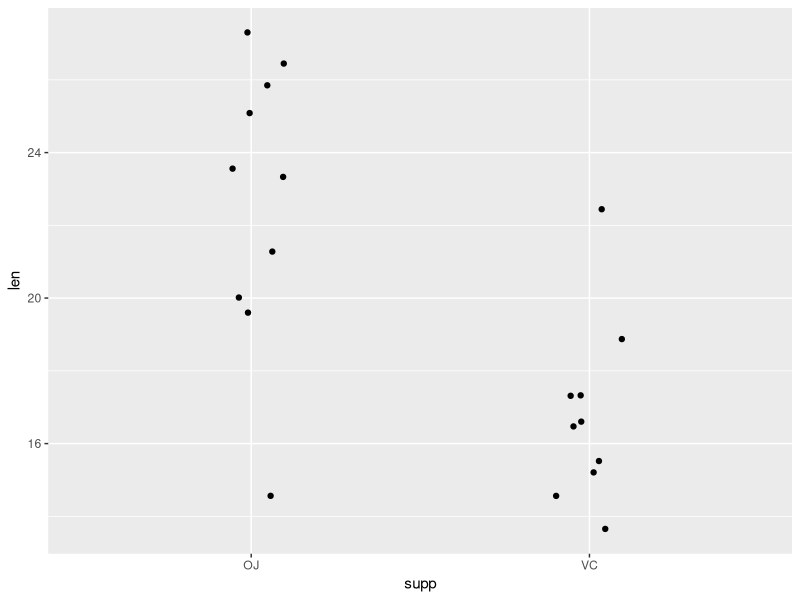
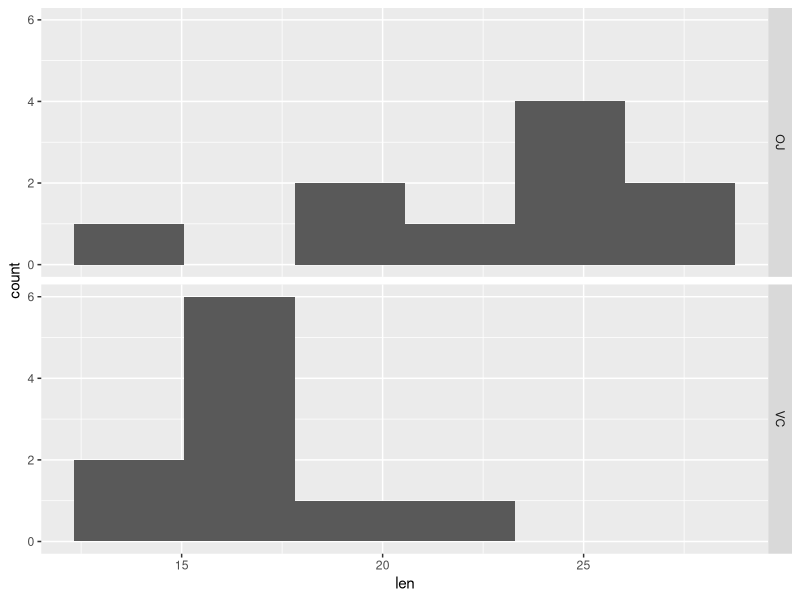
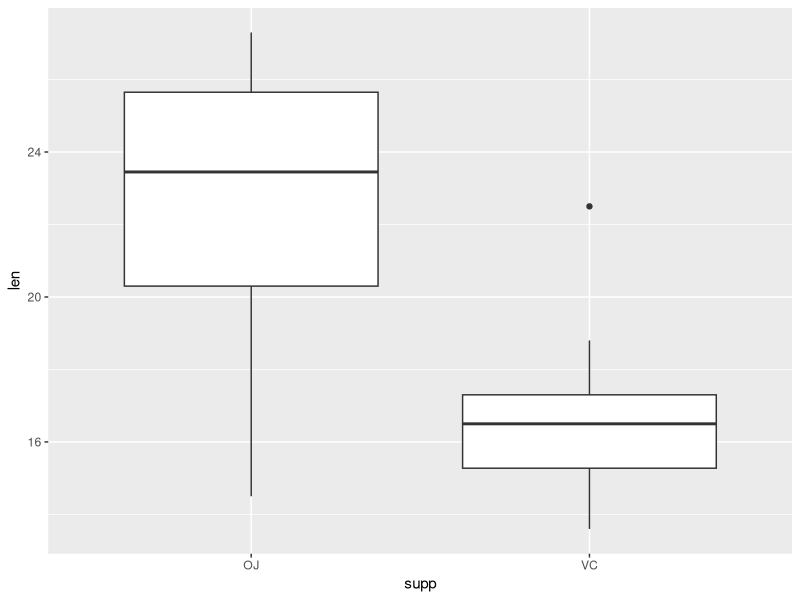
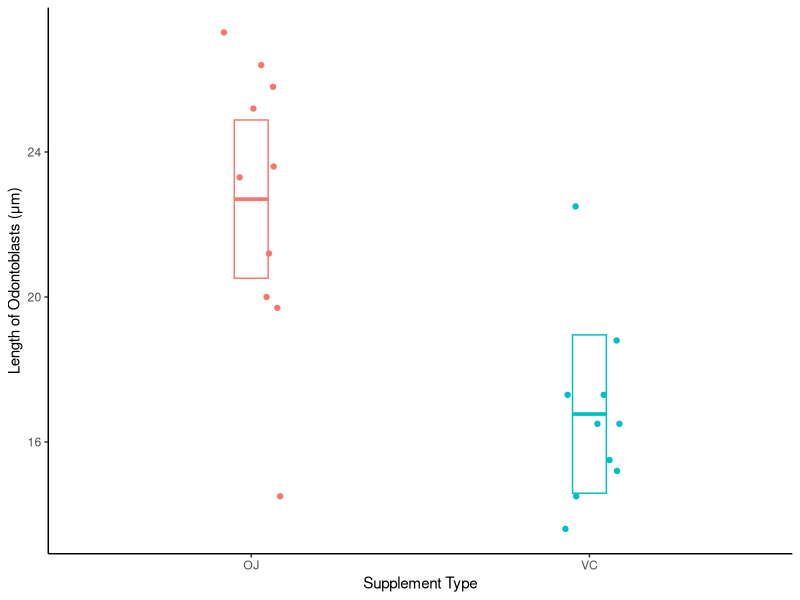
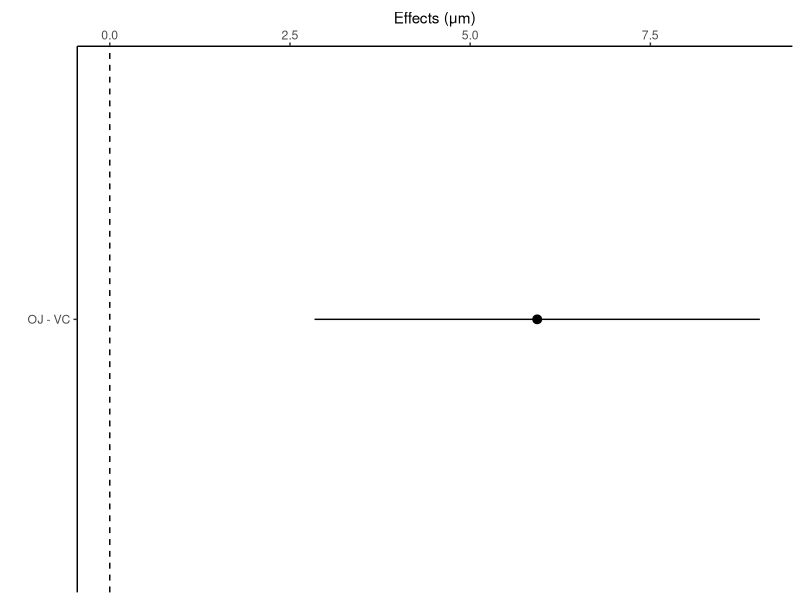
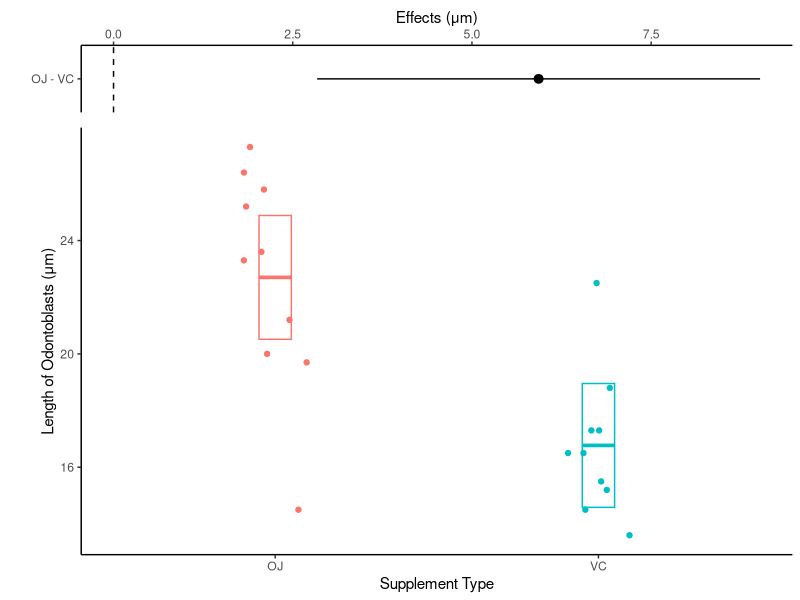
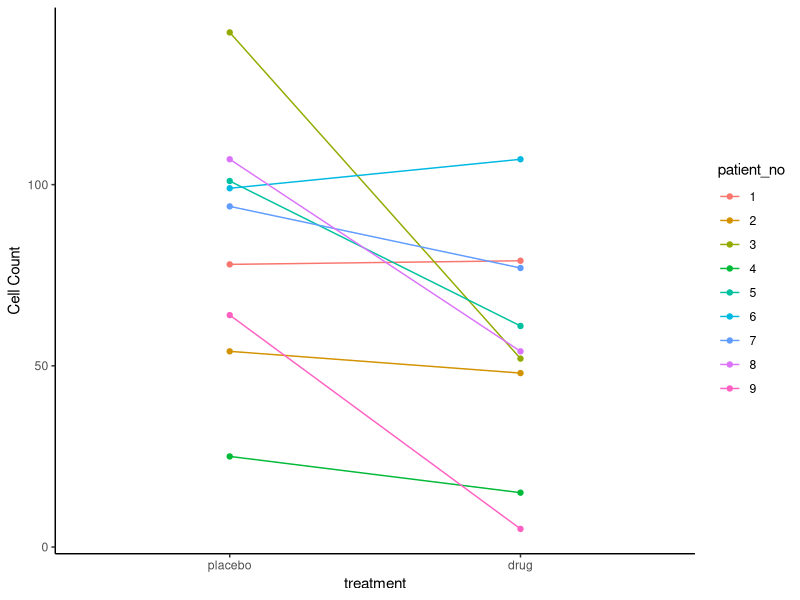
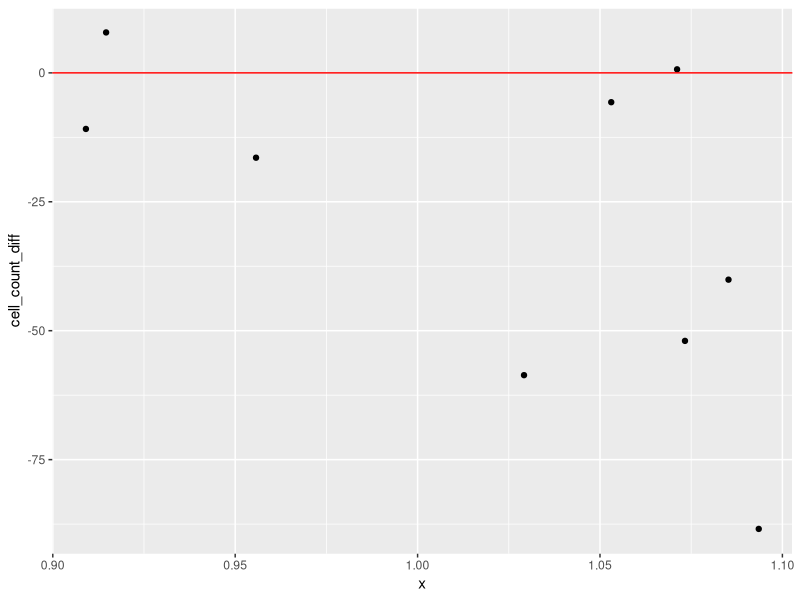

Reproduce these figures in R, in order.
## ---- chunk 1
#| label: load packages
# load tidyverse packages
library(tidyverse) 

# load broom package (for linear model related functions)
# note broom package is installed as part of tidymodels package
library(broom)

# load skimr package - to use skim() function for descriptive statistics
library(skimr)

# load emmeans "estimated marginal means" package
library(emmeans)

# load cowplot package - used to combine multiple ggplots into a single figure
library(cowplot)
## ---- chunk 2
#Each built in data set has a help file that can be viewed:
?ToothGrowth

#View the structure of the full data set:
glimpse(ToothGrowth)
## ---- chunk 3
dat_tg <- ToothGrowth |> 
  filter(dose == 1) |>
  select(len, supp)

glimpse(dat_tg)
## ---- chunk 4
# Individual Value Plot (Stripchart) length by supplement type
dat_tg |>
  ggplot(aes(x = supp, y = len)) +
  geom_jitter(width = 0.1)

# Histogram of length faceted by supplement type
dat_tg |>
  ggplot(aes(x = len)) +
  geom_histogram(bins = 6) +
  facet_grid(rows = vars(supp))

# Boxplots of length by supplement type
dat_tg |>
  ggplot(aes(x = supp, y = len)) +
  geom_boxplot()

# summary/descriptive statistics of length by supplement type
dat_tg |>
  group_by(supp) |>
  skim()
## ---- chunk 5
dat_tg |>
  group_by(supp) |>
  summarise(
    mean_length = mean(len),
    sd_length = sd(len),
    n_length = n()
  )
## ---- chunk 6
# effect size: mean OJ - mean VC
22.7-16.8

# effect size expressed as percentage difference
# use round() function to round to 0 decimal places
round((22.7-16.8)/16.8*100, 0) 
## ---- chunk 7
lm_len_supp <- lm(len ~ supp, data = dat_tg)

lm_len_supp
## ---- chunk 8
# use tidy function from broom package with the linear model object
lm_len_supp_coef <- tidy(lm_len_supp, conf.int = TRUE)

lm_len_supp_coef
## ---- chunk 9
# create emmeans table object
lm_len_supp_emm <- emmeans(lm_len_supp, ~ supp)

lm_len_supp_emm
## ---- chunk 10
#| fig.height: 4.0
#| fig.width: 3.0

# note in ggplot below we had to turn the emmeans object into a tibble (data.frame) so it would work as data in ggplot
# as_tibble(lm_len_supp_emm)

plot_lm_len_supp_emm <- dat_tg |>
  ggplot(aes(x = supp, y = len, color = supp)) +
  geom_jitter(width = 0.1, height = 0) +
  ylab("Length of Odontoblasts (μm)") +
  xlab("Supplement Type") +
  # use emm object as 2nd data table to plot 95% CIs
  geom_crossbar(
    data = as_tibble(lm_len_supp_emm),
    aes(
      y = emmean,
      ymin = lower.CL,
      ymax = upper.CL
    ),
    width = 0.1
  ) +
  theme_classic() +
  theme(legend.position = "none")

plot_lm_len_supp_emm
## ---- chunk 11
lm_len_supp_pairs <- contrast(lm_len_supp_emm,
                            method = "pairwise") |> 
  summary(infer = TRUE)
# Note: method = "revpairwise" switches the order in subtraction for comparison 
# (up to researcher/you to determine which is more appropriate)

lm_len_supp_pairs
## ---- chunk 12
#| fig.height: 1.0
#| fig.width: 3.0
# NOTE: in ggplot code below we had to turn the contrast object into 
# a tibble (data.frame) so it would work as data in ggplot

plot_lm_len_supp_pairs <- as_tibble(lm_len_supp_pairs) |>
  ggplot(aes(y = contrast, x = estimate)) +
  geom_pointrange(aes(xmin = lower.CL,
                      xmax = upper.CL)) +
  geom_vline(xintercept = 0, linetype = 2) +
  xlab("Effects (μm)") +
  ylab("") +
  scale_x_continuous(position = "top") +
  theme_classic()

plot_lm_len_supp_pairs
## ---- chunk 13
#| fig.height: 4.0
#| fig.width: 3.0

results_plot <- plot_grid(plot_lm_len_supp_pairs, 
                          plot_lm_len_supp_emm, 
                          nrow = 2,
                          align = "v",
                          axis = "rl",
                          rel_heights = c(0.25, 1)
                          )
# rel_heights argument specifies relative size of two plots (i.e., first plot is 0.25 as tall as the second plot) 

results_plot
## ---- chunk 14
# output plot to .png file type, set size (default is inches), 300 or 600 dpi is high quality
ggsave(
  "plot_len_by_supp_95CIs.png",
  results_plot,
  width = 4,
  height = 4,
  dpi = 600
)
## ---- chunk 15
# Review the help file for the t.test function, there are various options
?t.test
## ---- chunk 16
# run default arguments (two-tailed test and assume un-equal variances, with Welch's correction)
t.test(len ~ supp, data = dat_tg)
## ---- chunk 17
t_test_len_supp <- t.test(len ~ supp, data = dat_tg)

# show results in "tidy" data.frame format (from broom package)
tidy(t_test_len_supp)
# select mean difference, 95%CIs and p-value
tidy(t_test_len_supp) |> 
  select(estimate, conf.low, conf.high, p.value)
## ---- chunk 18
## Made-up data for this demo, manually entered into 
# dataframe
# NOTE - This is just for demo, not part of typical 
# analysis where you'd already have your data entered
# in tidy format in a spreadsheet and read that in.
dat_paired_wide <- tibble(
  patient_no = 1:9,
  placebo = c(78, 54, 142, 25, 101, 99, 94, 107, 64),
  drug = c(79, 48, 52, 15, 61, 107, 77, 54, 5)
)
## use pivot_longer function from dplyr to convert from wide to long data table format
dat_paired <- dat_paired_wide |>
  pivot_longer(cols = placebo:drug, 
               names_to = "treatment", values_to = "cell_count")
# data now in "long" format 
# i.e., what you always want your data to be if possible
# and typically need long format for plotting w/ ggplot
# single variable in each column
dat_paired
## ---- chunk 19
glimpse(dat_paired)
## ---- chunk 20
dat_paired <- dat_paired |>
  mutate(patient_no = factor(patient_no),
         treatment = factor(treatment,
                            levels = c("placebo", "drug")))
# look at the data again
glimpse(dat_paired)
## ---- chunk 21
# note in a code chunk above treatment and patient_no were 
# already converted to factors in a code chunk above, and 
# therefore ggplot treats them accordingly.

plot_dat_paired <-
  ggplot(dat_paired, aes(x = treatment, y = cell_count,
                         color = patient_no)) +
  geom_point() +
  geom_line(aes(group = patient_no)) +
  ylab("Cell Count") +
  theme_classic()


plot_dat_paired
## ---- chunk 22
# convert from long to wide format, then subtract drug - placebo values 
# for each patient creating a new column named cell_count_diff
dat_diff <- dat_paired |>
  # select just columns you want to be involved in pivot
  # don't include extra numeric data columns
  select(patient_no, treatment, cell_count) |>
  pivot_wider(names_from = treatment,
              values_from = cell_count) |>
  mutate(cell_count_diff = drug - placebo)

dat_diff
## ---- chunk 23
# Individual Value Plot (Stripchart)
# add a horizontal line at 0
dat_diff |>
  ggplot(aes(x = 1, y = cell_count_diff)) +
  geom_jitter(width = 0.1) +
  geom_hline(yintercept = 0, color = "red")

# Histogram of cell_count_diff
dat_diff |>
  ggplot(aes(x = cell_count_diff)) +
  geom_histogram(bins = 8)  +
  geom_vline(xintercept = 0, color = "red")

# Boxplot of cell_count_diff
dat_diff |>
  ggplot(aes(x = 1, y = cell_count_diff)) +
  geom_boxplot() +
  geom_hline(yintercept = 0, color = "red")

# summary/descriptive statistics of cell_count_diff
dat_diff |>
  skim(cell_count_diff)
## ---- chunk 24
dat_diff |>
  summarise(mean_count_diff = mean(cell_count_diff),
            sd_count_diff = sd(cell_count_diff),
            n_count_diff = n())
## ---- chunk 25
lm_cell_diff <- lm(cell_count_diff ~ 1, data = dat_diff)
lm_cell_diff
## ---- chunk 26
# use tidy function from broom package with the linear model object
lm_len_supp_coef <- tidy(lm_cell_diff, conf.int = TRUE)

lm_len_supp_coef
## ---- chunk 27
#| label: emmeans table 

# create emmeans table object
lm_cell_diff_emm <- emmeans(lm_cell_diff, ~ 1)

lm_cell_diff_emm
## ---- chunk 28
#| fig.height: 2.0
#| fig.width: 4

# NOTE in ggplot code below we had to turn the emmeans object into 
# a tibble (data.frame) so it would work as data in ggplot
plot_lm_cell_diff_emm <- dat_diff |>
  ggplot(aes(x = cell_count_diff, y = 1)) +
  #use emm object as 2nd data table to plot 95% CIs
  geom_crossbar(data = as_tibble(lm_cell_diff_emm),
                aes(x = emmean,
                    xmin = lower.CL,
                    xmax = upper.CL)) +
  xlab("Difference in cell counts with drug") +
  scale_x_continuous(position = "top") +
  theme_classic() +
  #remove y-axis elements
  theme(
    axis.title.y = element_blank(),
    axis.text.y = element_blank(),
    axis.ticks.y = element_blank()
  ) +
  geom_vline(xintercept = 0,
             color = "red",
             linewidth = 1.5) +
  geom_point(size = 3, alpha = 0.4)

# The alpha argument in geom_point makes the points transparent so 
# if they overlapped you should be able to see both overlapping points.

plot_lm_cell_diff_emm

## ---- chunk 29
#| fig.height: 5.0
#| fig.width: 4.0

# We will combine the plot of the differences w/ 95% CI with
# the initial plot we made the connects each placebo & drug point with a line
results_plot <- plot_grid(
  plot_lm_cell_diff_emm,
  plot_dat_paired,
  nrow = 2,
  align = "v",
  axis = "rl",
  rel_heights = c(0.25, 1)
)
# rel_heights argument specifies relative size of two 
# plots (i.e., first plot is 0.25 as tall as the second plot)

results_plot
## ---- chunk 30
# output plot to .png file type, set size (default is inches), 300 or 600 dpi is high quality
ggsave(
  "plot_cell_diff_95CIs.png",
  results_plot,
  width = 4,
  height = 4,
  dpi = 600
)
## ---- chunk 31
# using differences data table, run as one-sample t-test compared to 0
t.test(cell_count_diff ~ 1, mu=0, data = dat_diff)
## ---- chunk 32
# using paired data table, run as actual paired-sample t-test
t.test(cell_count~treatment, data = dat_paired, pair = TRUE)
## ---- chunk 33
t_test_cell_diff <- t.test(cell_count_diff ~ 1, mu=0, data = dat_diff)

# show results in "tidy" data.frame format (from broom package)
tidy(t_test_cell_diff)
# select mean difference, 95%CIs and p-value
tidy(t_test_cell_diff) |> 
  select(estimate, conf.low, conf.high, p.value)
